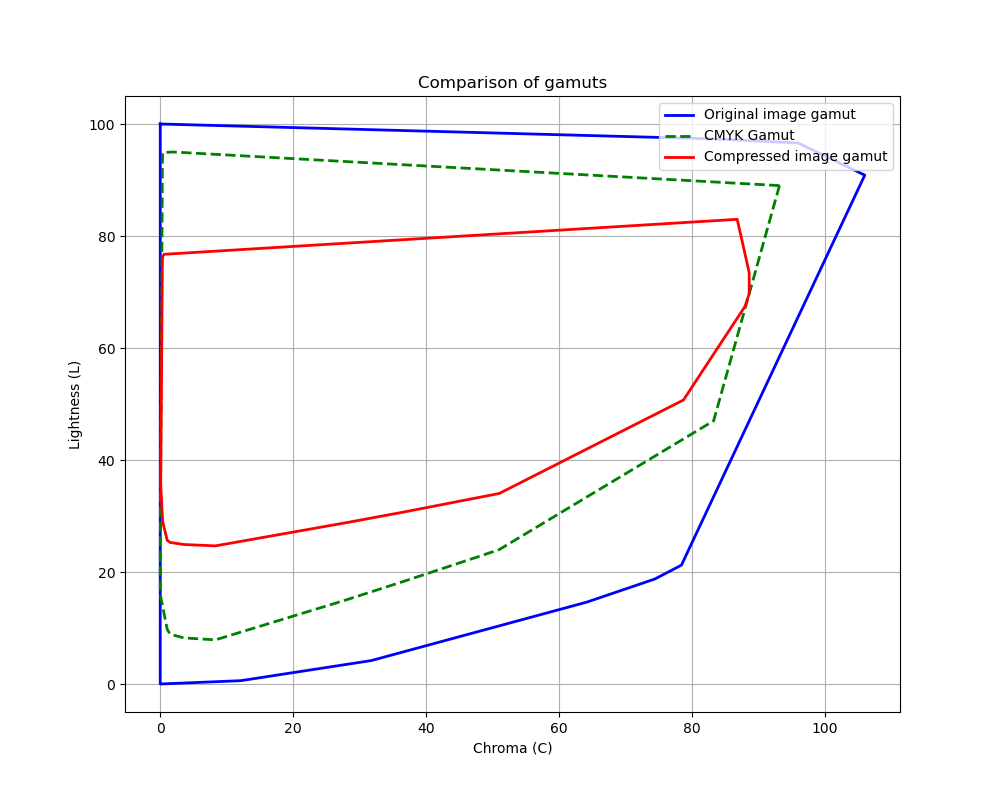

Source code (Python):
import cv2
import pandas as pd
import numpy as np
from skimage import color
import matplotlib.pyplot as plt
from scipy.spatial import ConvexHull
from scipy.spatial.distance import cdist
from skimage.color import deltaE_ciede2000  # Import for Delta E 2000 calculation


# Function to convert LAB to LCH and back
def lab_to_lch(L, a, b):
    C = np.sqrt(a ** 2 + b ** 2)  # Chroma (C)
    H = np.arctan2(b, a)  # Hue angle (in radians)
    H = np.degrees(H)  # Convert hue to degrees
    H[H < 0] += 360  # Ensure hue is between 0 and 360 degrees
    return L, C, H


def lch_to_lab(L, C, H):
    H_rad = np.radians(H)  # Convert hue back to radians
    a = C * np.cos(H_rad)  # Compute a from C and H
    b = C * np.sin(H_rad)  # Compute b from C and H
    return L, a, b


# Load the image and convert to LAB, then LCH
def load_image(image_path):
    image = cv2.imread(image_path)
    if image is None:
        raise FileNotFoundError(f"Image not found at {image_path}")
    image_rgb = cv2.cvtColor(image, cv2.COLOR_BGR2RGB)
    image_lab = color.rgb2lab(image_rgb)
    return image_rgb, image_lab


# Extract LAB to LCH and Convex Hull
def get_lch_and_hull(image_lab):
    # Extract L, a, b from the image
    L_image = image_lab[..., 0].flatten()
    a_image = image_lab[..., 1].flatten()
    b_image = image_lab[..., 2].flatten()

    # Convert image LAB to LCH
    L_image, C_image, H_image = lab_to_lch(L_image, a_image, b_image)

    # Create convex hull for image data
    points_image = np.column_stack((C_image, L_image))  # Combine C and L values for image
    hull_image = ConvexHull(points_image)

    return L_image, C_image, H_image, hull_image


# Function to check if a point is inside the CMYK convex hull
def is_point_in_hull(point, hull):
    """ Check if a point is inside the given convex hull """
    return np.all(np.dot(hull.equations[:, :-1], point) + hull.equations[:, -1] <= 0)


# Function to find the nearest point on the hull boundary
def map_point_to_hull_boundary(point, hull_points):
    """ Map a point outside the hull to the nearest point on the hull boundary """
    distances = cdist([point], hull_points, metric='euclidean')
    nearest_index = np.argmin(distances)
    nearest_point = hull_points[nearest_index]
    return nearest_point


# Perform the compression and mapping to CMYK boundary and towards L=50
def compress_to_cmyk_boundary(L_image, C_image, hull_cmyk, points_cmyk, L_target=50, factor=0.5):
    compressed_L, compressed_C = [], []

    for L, C in zip(L_image, C_image):
        point = np.array([C, L])

        nearest_point = map_point_to_hull_boundary(point, points_cmyk)
        nearest_L, nearest_C = nearest_point[1], nearest_point[0]

        # Always move towards L_target = 50
        direction_L = L_target - L

        # Check if point is inside the CMYK hull
        if is_point_in_hull(point, hull_cmyk):
            # In-gamut colors: compress towards L=50 and CMYK boundary proportionally
            compressed_L.append(L + factor * (nearest_L - L + direction_L))  # Proportional movement towards L=50
            compressed_C.append(
                min(C + factor * (nearest_C - C), nearest_C))  # Ensure chroma doesn't exceed boundary chroma
        else:
            # Out-of-gamut colors: move directly to the boundary and compress L towards 50
            compressed_L.append(nearest_L + 0.4 * direction_L)  # Move directly to the boundary
            compressed_C.append(nearest_C)

    # After compression, ensure no point is outside the CMYK boundary
    compressed_L, compressed_C = np.array(compressed_L), np.array(compressed_C)
    for i in range(len(compressed_L)):
        point = np.array([compressed_C[i], compressed_L[i]])
        if not is_point_in_hull(point, hull_cmyk):
            # If still outside the CMYK gamut, map it directly to the CMYK boundary
            nearest_point = map_point_to_hull_boundary(point, points_cmyk)
            compressed_L[i], compressed_C[i] = nearest_point[1], nearest_point[0]

    return compressed_L, compressed_C


# Plot Gamut Convex Hulls for Original, CMYK, and Compressed Image
def plot_gamut_convex_hulls(L_image, C_image, compressed_L, compressed_C, hull_image, hull_cmyk, points_cmyk):
    plt.figure(figsize=(10, 8))

    # Plot original RGB convex hull (solid blue line)
    image_hull_points = np.append(hull_image.vertices, hull_image.vertices[0])
    points_image = np.column_stack((C_image, L_image))
    plt.plot(points_image[image_hull_points, 0], points_image[image_hull_points, 1], 'b-', linewidth=2,
             label='Original image gamut')

    # Plot CMYK convex hull (dashed green line)
    cmyk_hull_points = np.append(hull_cmyk.vertices, hull_cmyk.vertices[0])
    plt.plot(points_cmyk[cmyk_hull_points, 0], points_cmyk[cmyk_hull_points, 1], 'g--', linewidth=2, label='CMYK Gamut')

    # Plot compressed RGB convex hull (solid red line)
    points_compressed = np.column_stack((compressed_C, compressed_L))
    hull_compressed = ConvexHull(points_compressed)
    compressed_hull_points = np.append(hull_compressed.vertices, hull_compressed.vertices[0])
    plt.plot(points_compressed[compressed_hull_points, 0], points_compressed[compressed_hull_points, 1], 'r-',
             linewidth=2, label='Compressed image gamut')

    plt.xlabel("Chroma (C)")
    plt.ylabel("Lightness (L)")
    plt.title("Comparison of gamuts")
    plt.legend(loc='upper right')
    plt.grid(True)
    plt.show()


# Display side-by-side comparison of the original and compressed images
def display_images(original_rgb, compressed_rgb_image):
    plt.figure(figsize=(16, 8))  # Make the figure wider for side-by-side display

    # Display original image
    plt.subplot(1, 2, 1)
    plt.imshow(original_rgb)
    plt.title('Original Image')
    plt.axis('off')

    # Display compressed image
    plt.subplot(1, 2, 2)
    plt.imshow(compressed_rgb_image)
    plt.title('Gamut Compression towards L=50')
    plt.axis('off')

    # Show the combined plot
    plt.show()


# Calculate Delta E 2000 between the original and compressed images
def calculate_delta_e(original_lab, compressed_lab):
    # Flatten the LAB images for calculation
    original_lab_flat = original_lab.reshape((-1, 3))
    compressed_lab_flat = compressed_lab.reshape((-1, 3))

    # Compute Delta E 2000
    delta_e_2000 = deltaE_ciede2000(original_lab_flat, compressed_lab_flat)

    # Print the overall average Delta E 2000 value
    avg_delta_e = np.mean(delta_e_2000)
    print(f"Average Delta E 2000 between original and compressed image: {avg_delta_e:.4f}")


# Main function to load images, perform compression, and display results
def main():
    # Load RGB image
    image_path = 'newdataset/sample.jpg'
    image_rgb, image_lab = load_image(image_path)

    # Get LCH values and convex hull for RGB image
    L_image, C_image, H_image, hull_image = get_lch_and_hull(image_lab)

    # Load Fogra39 CMYK LAB data
    csv_path = 'newdataset/lab.csv'
    data = pd.read_csv(csv_path)

    # Extract L, a, b from the CSV file
    L_csv = data['L'].values
    a_csv = data['a'].values
    b_csv = data['b'].values

    # Convert CSV LAB to LCH and get convex hull for CMYK
    L_csv, C_csv, H_csv = lab_to_lch(L_csv, a_csv, b_csv)
    points_cmyk = np.column_stack((C_csv, L_csv))
    hull_cmyk = ConvexHull(points_cmyk)

    # Perform compression and mapping
    compressed_L, compressed_C = compress_to_cmyk_boundary(L_image, C_image, hull_cmyk, points_cmyk)

    # Visualize the convex hulls
    plot_gamut_convex_hulls(L_image, C_image, compressed_L, compressed_C, hull_image, hull_cmyk, points_cmyk)

    # Convert compressed LCH back to LAB, and then to RGB
    compressed_Lab_L, compressed_Lab_a, compressed_Lab_b = lch_to_lab(compressed_L, compressed_C, H_image)
    compressed_Lab_L = compressed_Lab_L.reshape(image_lab.shape[:2])
    compressed_Lab_a = compressed_Lab_a.reshape(image_lab.shape[:2])
    compressed_Lab_b = compressed_Lab_b.reshape(image_lab.shape[:2])

    compressed_lab_image = np.stack([compressed_Lab_L, compressed_Lab_a, compressed_Lab_b], axis=2)
    compressed_rgb_image = color.lab2rgb(compressed_lab_image)

    # Display original and compressed images side by side
    display_images(image_rgb, compressed_rgb_image)

    # Calculate Delta E 2000 between the original and compressed image
    calculate_delta_e(image_lab, compressed_lab_image)


# Run the main function
main()
